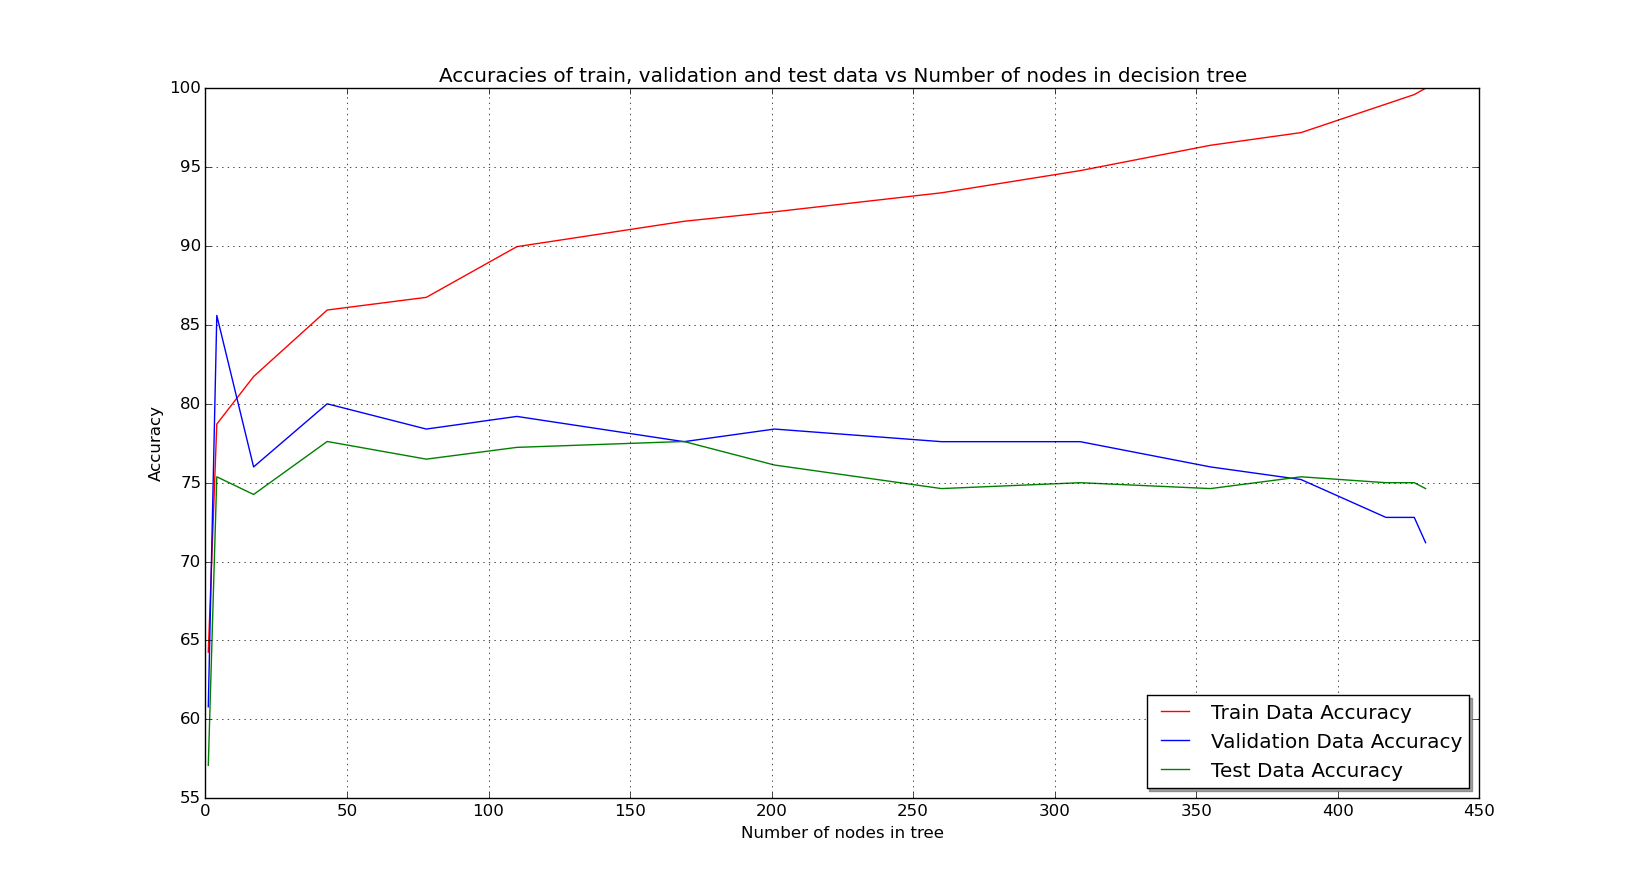

The script that drew this image:
import math
import pickle
import numpy as np
import pandas as pd
import matplotlib.pyplot as plt

disc_atts = ['Pclass','Sex','Embarked','Cabin_a']
num_atts =  ['Age','SibSp','Parch','Ticket','Fare','Cabin_b']

poss_vals = {}
poss_vals['Pclass'] = [0,1,2,3]
poss_vals['Sex'] = ['0','male','female']
poss_vals['Embarked'] = ['0','C','Q','S']
poss_vals['Cabin_a'] = ['0','A','B','C','D','E','F','G','T']

print('Loading Data...')
train_data = pd.read_csv('train.csv')
val_data = pd.read_csv('validation.csv')
test_data = pd.read_csv('test.csv')

print('Data Loading Completed\n\n')

def preProcess(data):
	for att in disc_atts:
		for i in range(len(poss_vals[att])):
			data[att].loc[data[att]==poss_vals[att][i]] = i

print('Preprocessing Data...')
preProcess(train_data)
preProcess(val_data)
preProcess(test_data)
print('Preprocessing Completed!\n')

def entropy(data):
	y = data['Survived']
	p0 = (1+len(y[y==0])) / float(2+len(y))
	p1 = 1-p0
	return (-1)*(p0*math.log(p0,2) + p1*math.log(p1,2))


def entropy_given_att(data,att):
	splited_data = split(data,att)
	return sum(len(d)*entropy(d) for d in splited_data)/len(data)


def split(data,att):
	ret = []
	if (att in num_atts):
		med = np.median(data[att])
		d0 = data[data[att] <= med]
		d1 = data[data[att] > med]
		ret.append(d0)
		ret.append(d1)	
	else:
		for i in range(len(poss_vals[att])):
			d = data[data[att] == i]
			d = d.drop(att,1)
			ret.append(d)
	return ret


def bestFeatureToSplit(data):
	cur_entropy = entropy(data)
	min_entropy = 2
	best_att = None
	for att in data.columns:
		if (att == 'Survived'):
			continue
		new_entropy = entropy_given_att(data,att)
		if (min_entropy >= new_entropy):
			if (min_entropy == new_entropy):
				new_index = np.where(np.array(data.columns)==att)[0][0]
				min_index = np.where(np.array(data.columns)==best_att)[0][0]
				if (new_index < min_index):
					min_entropy = new_entropy
					best_att = att
			else:
				min_entropy = new_entropy
				best_att = att
	return best_att


def majorityClass(data):
	y = data['Survived']
	return (len(y[y==0]) < len(y[y==1]))


def growTree(data):
	if (len(data)==0):
		return np.array([None,0,np.array([])])
	maj_class = majorityClass(data)
	if (len(data.columns)==1):
		return np.array([None,maj_class,np.array([])])
	y = data['Survived']
	if (len(y[y==y.iloc[0]]) == len(y)):
		return np.array([None,y.iloc[0],np.array([])])
	for att in num_atts:
		if (att in data.columns):
			med = np.median(data[att])
			if (len(data[data[att]<=med]) == len(data)):
				data=data.drop(att,1)
	best_att = bestFeatureToSplit(data)
	splited_data = split(data,best_att)
	if (best_att in num_atts):
		return np.array([best_att, maj_class ,np.array([growTree(d) for d in splited_data]),np.median(data[best_att])])
	else:
		return np.array([best_att, maj_class ,np.array([growTree(d) for d in splited_data])])

def predict(tree,data_val,depth):
	while(tree[0]!=None and depth!=0):
		depth-=1
		if (tree[0] in num_atts):
			med = tree[3]
			tree = tree[2][not (data_val[tree[0]] <= med)]
		else:
			tree = tree[2][int(data_val[tree[0]])]
	return tree[1]


def accuracy(tree,data,depth):
	acc = 0
	for i,r in data.iterrows():
		acc += (r['Survived']==predict(tree,r,depth))
	return (float(acc)/len(data))*100


def numNodes(tree,depth):
	if (tree[0]==None or depth==0):
		return 1
	num_nodes=1
	depth-=1
	for i in range(len(tree[2])):
		num_nodes += numNodes(tree[2][i],depth)
	return num_nodes


print("Making Decision Tree")
tree = growTree(train_data)
print("Making Decision Tree Completed!\n")


# import pydot

# g = pydot.Dot(graph_type='graph')

# def makeGraph(node,i):
# 	if (node[0]==None):
# 		return
# 	j = i+1
# 	for child in node[2]:
# 		edge = pydot.Edge(str(node[0]) + '_' + str(i),str(child[0]) + '_' + str(j))
# 		g.add_edge(edge)
# 		j+=1
# 	j=i+1
# 	for child in node[2]:
# 		makeGraph(child,j)
# 		j+=1


# makeGraph(tree,1)
# g.write_png("tree_part3.png")

# max split on age(~ 100 times)


# tree depth on train data = 15
tree_depth = 15

num_node_array=np.zeros(tree_depth)
train_accs=np.zeros(tree_depth)
val_accs=np.zeros(tree_depth)
test_accs=np.zeros(tree_depth)

print('Predicting...')
for i in range(tree_depth):
	num_node_array[i] = numNodes(tree,i)
	train_accs[i] = accuracy(tree,train_data,i)
	val_accs[i] = accuracy(tree,val_data,i)
	test_accs[i] = accuracy(tree,test_data,i)
print('Prediction Completed!\n')


def plot_graph():
	global num_node_array,train_accs,val_accs,test_accs
	plt.grid(True)
	plt.xlabel("Number of nodes in tree")
	plt.ylabel("Accuracy")
	plt.title("Accuracies of train, validation and test data vs Number of nodes in decision tree")
	plt.plot(num_node_array,train_accs,'-r',label='Train Data Accuracy')
	plt.plot(num_node_array,val_accs,'-b',label='Validation Data Accuracy')
	plt.plot(num_node_array,test_accs,'-g',label='Test Data Accuracy')
	plt.legend(loc='lower right', shadow=True)
	plt.show()


print('============')
print('|Accuracies|')
print('============\n')
print("Train data      : ", train_accs[-1])
print("Validation data : ", val_accs[-1])
print("Test data       : ", test_accs[-1])
print('\n\n')

plot_graph()
